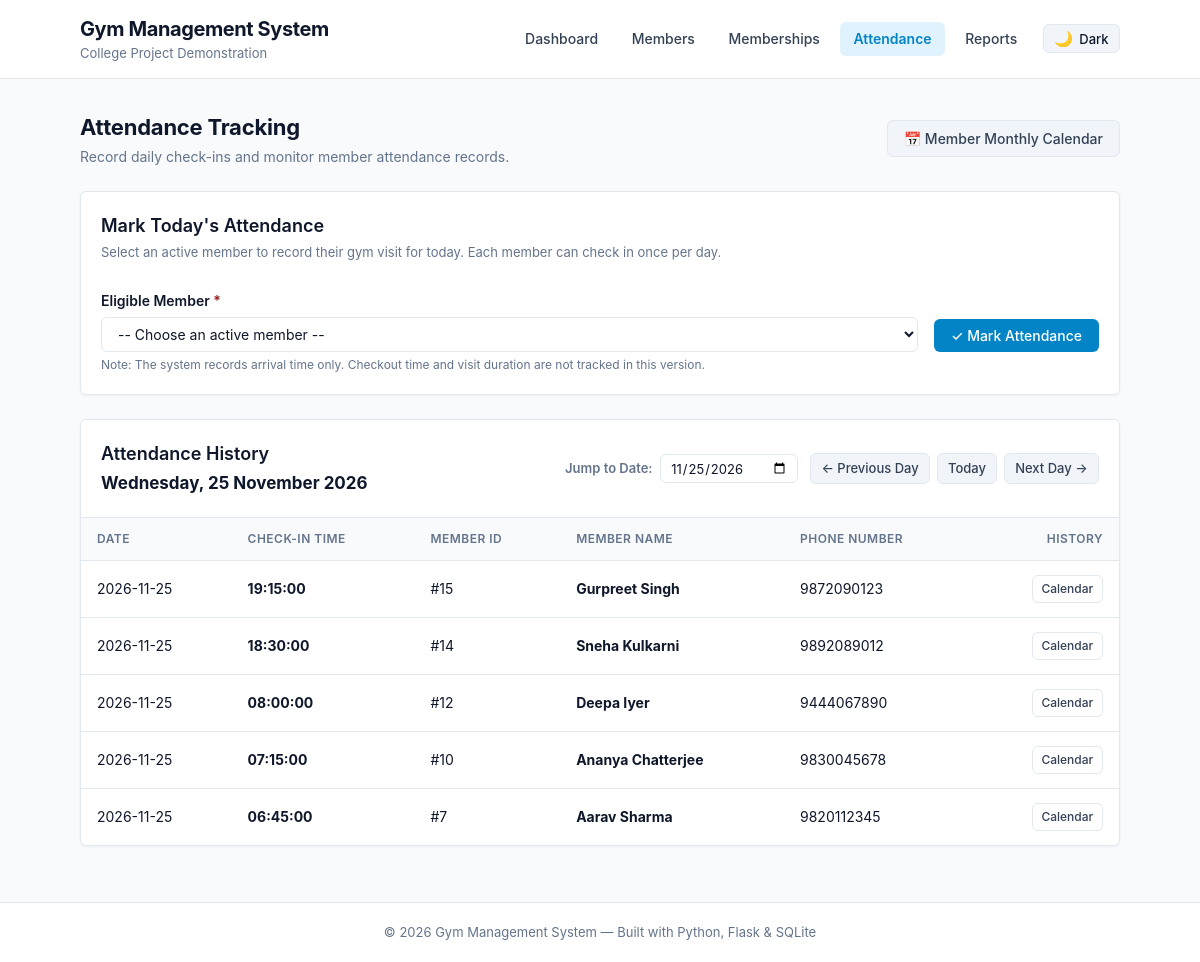
The page /attendance?date=2026-11-25 on the database its author committed.
### tables this page shows
CREATE TABLE attendance (
    id INTEGER PRIMARY KEY AUTOINCREMENT,
    member_id INTEGER NOT NULL,
    date DATE NOT NULL,
    check_in_time TIME NOT NULL,
    FOREIGN KEY (member_id) REFERENCES members (id),
    UNIQUE(member_id, date)
);

CREATE TABLE members (
    id INTEGER PRIMARY KEY AUTOINCREMENT,
    name TEXT NOT NULL,
    phone TEXT NOT NULL,
    email TEXT,
    gender TEXT NOT NULL,
    plan_id INTEGER NOT NULL,
    start_date DATE NOT NULL,
    end_date DATE NOT NULL,
    is_active INTEGER NOT NULL DEFAULT 1,
    created_at TIMESTAMP DEFAULT CURRENT_TIMESTAMP,
    FOREIGN KEY (plan_id) REFERENCES plans (id)
);

### app.py (the view)
@app.route('/attendance', methods=['GET'])
def attendance():
    today = datetime.date.today()
    selected_date_str = request.args.get('date', '').strip()
    if selected_date_str:
        try:
            target_date = datetime.date.fromisoformat(selected_date_str)
        except ValueError:
            flash("Invalid date format. Showing today's attendance.", 'error')
            target_date = today
    else:
        target_date = today
    date_filter = target_date.isoformat()
    selected_date_display = target_date.strftime('%A, %d %B %Y')
    prev_date = (target_date - datetime.timedelta(days=1)).isoformat()
    next_date = (target_date + datetime.timedelta(days=1)).isoformat()
    today_checkins = database.get_attendance_by_date(today.isoformat())
    checked_in_ids = {r['member_id'] for r in today_checkins}
    all_members = database.get_all_members()
    eligible_members = [
        m for m in all_members
        if m['status'] == 'Active' and m['is_active'] == 1 and m['id'] not in checked_in_ids
    ]
    eligible_members.sort(key=lambda m: m['name'].lower())
    attendance_records = database.get_attendance_by_date(date_filter)
    return render_template(
        'attendance.html',
        eligible_members=eligible_members,
        attendance_records=attendance_records,
        selected_date=date_filter,
        selected_date_display=selected_date_display,
        prev_date=prev_date,
        next_date=next_date,
        today=today.isoformat()
    )

### database.py (called while the page is built)
def get_db():
    conn = sqlite3.connect(DB_PATH)
    conn.row_factory = sqlite3.Row  # Access columns by name: row['name']
    conn.execute('PRAGMA foreign_keys = ON;')
    return conn

def compute_status(is_active, end_date_str):
    if is_active == 0:
        return 'Inactive'
    today = datetime.date.today()
    if isinstance(end_date_str, str):
        end_date = datetime.date.fromisoformat(end_date_str)
    else:
        end_date = end_date_str
    return 'Active' if end_date >= today else 'Expired'

def get_attendance_by_date(date_str=None):
    target_date = date_str or datetime.date.today().isoformat()
    conn = get_db()
    query = """
        SELECT a.id, a.date, a.check_in_time, m.id AS member_id, m.name, m.phone, p.name AS plan_name
        FROM attendance a
        JOIN members m ON a.member_id = m.id
        JOIN plans p ON m.plan_id = p.id
        WHERE a.date = ?
        ORDER BY a.check_in_time DESC
    """
    rows = conn.execute(query, (target_date,)).fetchall()
    conn.close()
    return [dict(r) for r in rows]

### templates/attendance.html (shortened to what this page needs)
{% extends "base.html" %}
{% block content %}
<div class="page-header">
    <div>
        <h2 class="page-title">Attendance Tracking</h2>
        <p class="page-subtitle">Record daily check-ins and monitor member attendance records.</p>
    </div>
    <div>
        <a href="{{ url_for('member_attendance') }}" class="btn btn-secondary">&#128197; Member Monthly Calendar</a>
    </div>
</div>
<section class="card">
    <div class="card-header-bar">
        <h3 class="section-title">Mark Today's Attendance</h3>
        <p class="section-desc">Select an active member to record their gym visit for today. Each member can check in once per day.</p>
    </div>
    <div class="checkin-container">
        {% if eligible_members %}
            <form method="POST" action="{{ url_for('check_in_attendance') }}" class="checkin-form">
                <div class="checkin-form-row">
                    <div class="form-group checkin-select-group">
                        <label for="member_id" class="form-label">Eligible Member <span class="required">*</span></label>
                        <select id="member_id" name="member_id" class="form-control" required>
                            <option value="">-- Choose an active member --</option>
                        </select>
                    </div>
                    <div class="checkin-btn-group">
                        <button type="submit" class="btn btn-primary checkin-btn">&#10003; Mark Attendance</button>
                    </div>
                </div>
            </form>
        {% else %}
            <div class="info-callout">
                <p>All active members have already checked in for today, or no active memberships are currently available.</p>
            </div>
        {% endif %}
        <p class="form-hint arrival-hint">Note: The system records arrival time only. Checkout time and visit duration are not tracked in this version.</p>
    </div>
</section>
<section class="card">
    <div class="card-header-flex">
        <div>
            <h3 class="section-title">Attendance History</h3>
            <div class="prominent-date-wrap">
                <span class="prominent-date">{{ selected_date_display }}</span>
            </div>
        </div>
        <div class="date-controls-flex">
            <form method="GET" action="{{ url_for('attendance') }}" class="date-filter-form" id="dateFilterForm">
                <label for="date" class="date-filter-label">Jump to Date:</label>
                <input
                    type="date"
                    id="date"
                    name="date"
                    value="{{ selected_date }}"
                    class="form-control form-control-sm"
                    onchange="this.form.submit()"
                    required
                >
            </form>
            <div class="day-nav-group">
                <a href="{{ url_for('attendance', date=prev_date) }}" class="btn btn-sm btn-secondary" title="View previous day">&larr; Previous Day</a>
                {% if selected_date != today %}
                    <a href="{{ url_for('attendance', date=today) }}" class="btn btn-sm btn-secondary">Today</a>
                {% endif %}
                <a href="{{ url_for('attendance', date=next_date) }}" class="btn btn-sm btn-secondary" title="View next day">Next Day &rarr;</a>
            </div>
        </div>
    </div>
    {% if attendance_records %}
        <div class="table-responsive">
            <table class="data-table">
                <thead>
                    <tr>
                        <th>Date</th>
                        <th>Check-in Time</th>
                        <th>Member ID</th>
                        <th>Member Name</th>
                        <th>Phone Number</th>
                        <th class="text-right">History</th>
                    </tr>
                </thead>
                <tbody>
                    {% for r in attendance_records %}
                        <tr>
                            <td>{{ r.date }}</td>
                            <td><strong>{{ r.check_in_time }}</strong></td>
                            <td>#{{ r.member_id }}</td>
                            <td><strong>{{ r.name }}</strong></td>
                            <td>{{ r.phone }}</td>
                            <td class="text-right actions-cell">
                                <a href="{{ url_for('member_attendance', member_id=r.member_id) }}" class="btn-action" title="View monthly attendance calendar for {{ r.name }}">Calendar</a>
                            </td>
                        </tr>
                    {% endfor %}
                </tbody>
            </table>
        </div>
    {% else %}
        <p class="empty-state-p">No attendance records found for {{ selected_date_display }}.</p>
    {% endif %}
</section>
{% endblock %}

### rows shown on the page
attendance: date "2026-11-25", check_in_time "19:15:00", member_id "15", name "Gurpreet Singh", phone "9872090123"
attendance: date "2026-11-25", check_in_time "18:30:00", member_id "14", name "Sneha Kulkarni", phone "9892089012"
attendance: date "2026-11-25", check_in_time "08:00:00", member_id "12", name "Deepa Iyer", phone "9444067890"
attendance: date "2026-11-25", check_in_time "07:15:00", member_id "10", name "Ananya Chatterjee", phone "9830045678"
attendance: date "2026-11-25", check_in_time "06:45:00", member_id "7", name "Aarav Sharma", phone "9820112345"

### other values the page prints
{{ selected_date_display }} "Wednesday, 25 November 2026"
